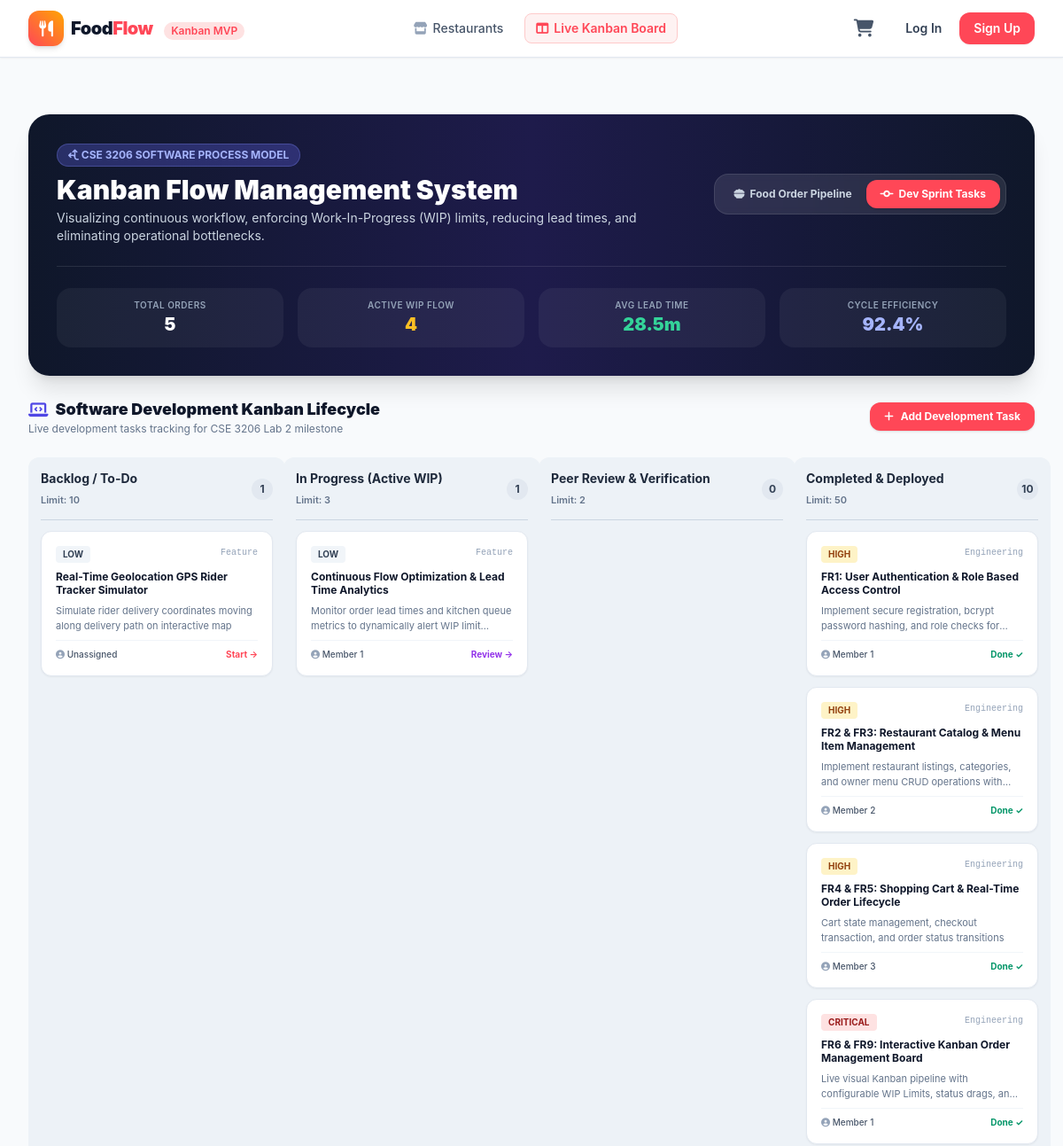
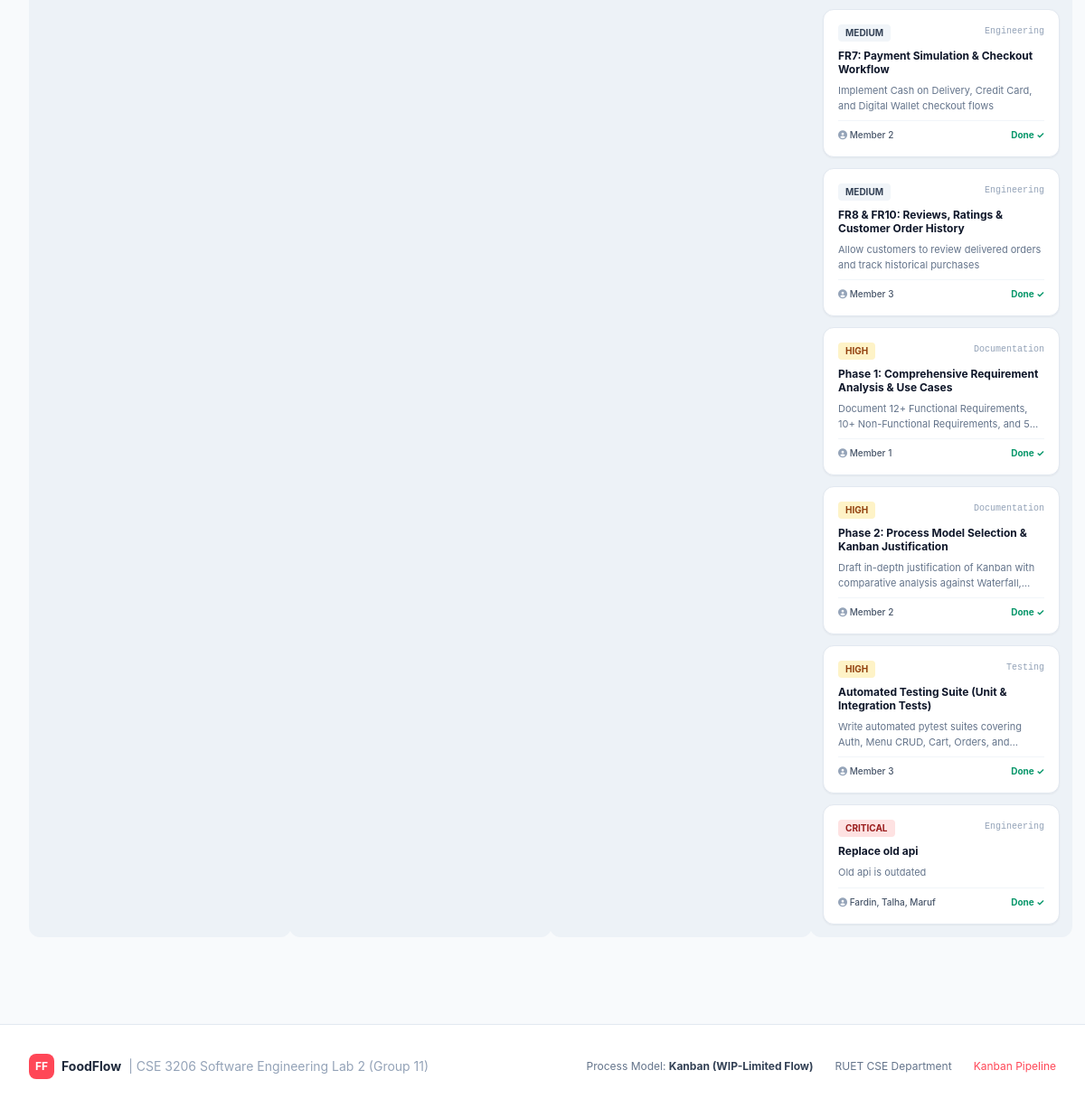
Page /kanban/?view=dev on the committed database (2 pictures, top to bottom).
### tables this page shows
CREATE TABLE kanban_tasks (
    id INTEGER PRIMARY KEY AUTOINCREMENT,
    title TEXT NOT NULL,
    description TEXT,
    category TEXT NOT NULL,
    priority TEXT NOT NULL CHECK(priority IN ('low', 'medium', 'high', 'critical')),
    column_name TEXT NOT NULL CHECK(column_name IN ('backlog', 'in_progress', 'review', 'done')),
    assignee TEXT,
    lead_time_hours REAL DEFAULT 0.0,
    created_at TIMESTAMP DEFAULT CURRENT_TIMESTAMP,
    updated_at TIMESTAMP DEFAULT CURRENT_TIMESTAMP
);

### src/routes/kanban_routes.py (the view)
@kanban_bp.route('', methods=['GET'])
@kanban_bp.route('/', methods=['GET'])
def board():
    view_type = request.args.get('view', 'orders') # 'orders' or 'dev'
    order_columns = KanbanService.get_order_kanban_board()
    dev_columns = KanbanService.get_dev_kanban_board()
    metrics = KanbanService.get_analytics_summary()
    wip_limits = KanbanService.get_wip_limits()
    return render_template('kanban/board.html',
                           view_type=view_type,
                           order_columns=order_columns,
                           dev_columns=dev_columns,
                           metrics=metrics,
                           wip_limits=wip_limits)

### src/templates/kanban/board.html (shortened to what this page needs)
{% extends "base.html" %}
{% block content %}
<div class="space-y-6 my-6">
    <div class="bg-gradient-to-r from-slate-900 via-indigo-950 to-slate-900 text-white p-6 md:p-8 rounded-3xl shadow-xl">
        <div class="flex flex-wrap items-center justify-between gap-4">
            <div>
                <span class="px-3 py-1 bg-indigo-500/30 text-indigo-300 text-xs font-bold rounded-full uppercase border border-indigo-400/30 inline-block mb-2">
                    <i class="fa-solid fa-arrows-split-up-and-left"></i> CSE 3206 Software Process Model
                </span>
                <h1 class="text-2xl md:text-3xl font-black">Kanban Flow Management System</h1>
                <p class="text-slate-300 text-xs md:text-sm mt-1 max-w-2xl">
                    Visualizing continuous workflow, enforcing Work-In-Progress (WIP) limits, reducing lead times, and eliminating operational bottlenecks.
                </p>
            </div>
            <div class="flex items-center bg-white/10 p-1.5 rounded-2xl backdrop-blur-sm border border-white/10 text-xs font-bold">
                <a href="{{ url_for('kanban.board', view='orders') }}"
                   class="px-4 py-2 rounded-xl transition flex items-center gap-1.5 {{ 'bg-primary text-white shadow' if view_type == 'orders' else 'text-slate-300 hover:text-white' }}">
                    <i class="fa-solid fa-bowl-food"></i> Food Order Pipeline
                </a>
                <a href="{{ url_for('kanban.board', view='dev') }}"
                   class="px-4 py-2 rounded-xl transition flex items-center gap-1.5 {{ 'bg-primary text-white shadow' if view_type == 'dev' else 'text-slate-300 hover:text-white' }}">
                    <i class="fa-solid fa-code-commit"></i> Dev Sprint Tasks
                </a>
            </div>
        </div>
        <div class="mt-6 pt-6 border-t border-white/10 grid grid-cols-2 md:grid-cols-4 gap-4 text-center">
            <div class="p-3 bg-white/5 rounded-2xl">
                <span class="text-[10px] uppercase tracking-wider text-slate-400 font-semibold block">Total Orders</span>
                <span class="text-xl font-black text-white">{{ metrics.total_orders }}</span>
            </div>
            <div class="p-3 bg-white/5 rounded-2xl">
                <span class="text-[10px] uppercase tracking-wider text-slate-400 font-semibold block">Active WIP Flow</span>
                <span class="text-xl font-black text-amber-400">{{ metrics.active_wip_orders }}</span>
            </div>
            <div class="p-3 bg-white/5 rounded-2xl">
                <span class="text-[10px] uppercase tracking-wider text-slate-400 font-semibold block">Avg Lead Time</span>
                <span class="text-xl font-black text-emerald-400">{{ metrics.avg_lead_time_minutes }}m</span>
            </div>
            <div class="p-3 bg-white/5 rounded-2xl">
                <span class="text-[10px] uppercase tracking-wider text-slate-400 font-semibold block">Cycle Efficiency</span>
                <span class="text-xl font-black text-indigo-300">92.4%</span>
            </div>
        </div>
    </div>
    {% if view_type == 'orders' %}
        <div class="flex items-center justify-between">
            <h2 class="text-lg font-black text-slate-900 flex items-center gap-2">
                <i class="fa-solid fa-kitchen-set text-primary"></i> Live Order Fulfillment Pipeline
            </h2>
            <button onclick="openModal('wipModal')" class="text-xs font-bold text-slate-600 hover:text-primary bg-white px-3.5 py-2 rounded-xl border border-slate-200 shadow-sm flex items-center gap-1.5">
                <i class="fa-solid fa-sliders"></i> Configure WIP Limits
            </button>
        </div>
        <div class="flex gap-4 overflow-x-auto pb-6 scrollbar-none">
            {% for col_key, col in order_columns.items() %}
                <div class="kanban-column flex-1 min-w-[280px] {{ 'wip-exceeded' if col.exceeded }}">
                    <div class="flex items-center justify-between pb-3 mb-3 border-b border-slate-300">
                        <div>
                            <h3 class="font-bold text-slate-800 text-sm">{{ col.name }}</h3>
                            <span class="text-[11px] text-slate-500 font-semibold">
                                WIP: {{ col.orders|length }} / Limit: {{ col.wip_limit }}
                            </span>
                        </div>
                        {% if col.exceeded %}
                            <span class="px-2 py-0.5 bg-red-600 text-white font-bold text-[10px] rounded-md animate-pulse">
                                WIP EXCEEDED!
                            </span>
                        {% else %}
                            <span class="w-6 h-6 rounded-full bg-slate-200 text-slate-700 font-bold text-xs flex items-center justify-center">
                                {{ col.orders|length }}
                            </span>
                        {% endif %}
                    </div>
                    <div class="space-y-3 min-h-[350px]">
                        {% for order in col.orders %}
                            <div class="kanban-card status-{{ order.status }}">
                                <div class="flex justify-between items-start mb-1.5">
                                    <span class="font-black text-slate-900 text-xs">#{{ order.order_number }}</span>
                                    <span class="font-bold text-xs text-slate-800">${{ "%.2f"|format(order.total_amount) }}</span>
                                </div>
                                <p class="text-xs font-semibold text-slate-700">{{ order.restaurant_name }}</p>
                                <p class="text-[11px] text-slate-400"><i class="fa-solid fa-user"></i> {{ order.customer_name }}</p>
                                <div class="my-2 py-1.5 border-t border-b border-slate-100 text-[11px] text-slate-500">
                                    {% for it in order.items %}
                                        <div class="truncate">{{ it.quantity }}x {{ it.item_name }}</div>
                                    {% endfor %}
                                </div>
                                <div class="flex items-center justify-between pt-1">
                                    <span class="text-[10px] text-slate-400">
                                        <i class="fa-solid fa-clock"></i> {{ order.placed_at[-8:-3] if order.placed_at else '' }}
                                    </span>
                                    {% if order.status == 'placed' %}
                                        <form method="POST" action="{{ url_for('kanban.move_order') }}">
                                            <input type="hidden" name="order_id" value="{{ order.id }}">
                                            <input type="hidden" name="target_status" value="preparing">
                                            <button type="submit" class="px-2.5 py-1 bg-amber-500 hover:bg-amber-600 text-white font-bold text-[10px] rounded-lg shadow-sm">
                                                Start Prep →
                                            </button>
                                        </form>
                                    {% elif order.status == 'preparing' %}
                                        <form method="POST" action="{{ url_for('kanban.move_order') }}">
                                            <input type="hidden" name="order_id" value="{{ order.id }}">
                                            <input type="hidden" name="target_status" value="ready">
                                            <button type="submit" class="px-2.5 py-1 bg-purple-600 hover:bg-purple-700 text-white font-bold text-[10px] rounded-lg shadow-sm">
                                                Mark Ready →
                                            </button>
                                        </form>
                                    {% elif order.status == 'ready' %}
                                        <form method="POST" action="{{ url_for('kanban.move_order') }}">
                                            <input type="hidden" name="order_id" value="{{ order.id }}">
                                            <input type="hidden" name="target_status" value="in_transit">
                                            <button type="submit" class="px-2.5 py-1 bg-blue-600 hover:bg-blue-700 text-white font-bold text-[10px] rounded-lg shadow-sm">
                                                Dispatch →
                                            </button>
                                        </form>
                                    {% elif order.status == 'in_transit' %}
                                        <form method="POST" action="{{ url_for('kanban.move_order') }}">
                                            <input type="hidden" name="order_id" value="{{ order.id }}">
                                            <input type="hidden" name="target_status" value="delivered">
                                            <button type="submit" class="px-2.5 py-1 bg-emerald-600 hover:bg-emerald-700 text-white font-bold text-[10px] rounded-lg shadow-sm">
                                                Complete ✓
                                            </button>
                                        </form>
                                    {% else %}
                                        <span class="text-[10px] text-emerald-600 font-bold">Done ✓</span>
                                    {% endif %}
                                </div>
                            </div>
                        {% endfor %}
                        {% if not col.orders %}
                            <div class="text-center py-8 text-slate-400 text-xs">
                                <em>No items in this column</em>
                            </div>
                        {% endif %}
                    </div>
                </div>
            {% endfor %}
        </div>
    {% else %}
        <div class="flex items-center justify-between">
            <div>
                <h2 class="text-lg font-black text-slate-900 flex items-center gap-2">
                    <i class="fa-solid fa-laptop-code text-indigo-600"></i> Software Development Kanban Lifecycle
                </h2>
                <p class="text-xs text-slate-500">Live development tasks tracking for CSE 3206 Lab 2 milestone</p>
            </div>
            <button onclick="openModal('addDevModal')" class="px-4 py-2 bg-primary hover:bg-primary-dark text-white font-bold text-xs rounded-xl shadow transition flex items-center gap-2">
                <i class="fa-solid fa-plus"></i> Add Development Task
            </button>
        </div>
        <div class="grid grid-cols-1 md:grid-cols-4 gap-4">
            {% for col_key, col in dev_columns.items() %}
                <div class="kanban-column {{ 'wip-exceeded' if col.exceeded }}">
                    <div class="flex items-center justify-between pb-3 mb-3 border-b border-slate-300">
                        <div>
                            <h3 class="font-bold text-slate-800 text-sm">{{ col.name }}</h3>
                            <span class="text-[11px] text-slate-500 font-semibold">Limit: {{ col.wip_limit }}</span>
                        </div>
                        <span class="w-6 h-6 rounded-full bg-slate-200 text-slate-700 font-bold text-xs flex items-center justify-center">
                            {{ col.tasks|length }}
                        </span>
                    </div>
                    <div class="space-y-3">
                        {% for task in col.tasks %}
                            <div class="bg-white p-4 rounded-xl border border-slate-200 shadow-sm space-y-2">
                                <div class="flex justify-between items-start">
                                    <span class="px-2 py-0.5 rounded text-[10px] font-bold uppercase
                                        {{ 'bg-red-100 text-red-800' if task.priority == 'critical' else ('bg-amber-100 text-amber-800' if task.priority == 'high' else 'bg-slate-100 text-slate-700') }}">
                                        {{ task.priority }}
                                    </span>
                                    <span class="text-[10px] text-slate-400 font-mono">{{ task.category }}</span>
                                </div>
                                <h4 class="font-bold text-slate-900 text-xs leading-tight">{{ task.title }}</h4>
                                <p class="text-[11px] text-slate-500 line-clamp-2">{{ task.description }}</p>
                                <div class="pt-2 border-t border-slate-100 flex items-center justify-between text-[10px]">
                                    <span class="text-slate-600 font-medium"><i class="fa-solid fa-user-circle text-slate-400"></i> {{ task.assignee }}</span>
                                    <form method="POST" action="{{ url_for('kanban.move_dev_task') }}" class="flex gap-1">
                                        {% if task.column_name == 'backlog' %}
                                            <button type="submit" class="text-primary hover:underline font-bold">Start →</button>
                                        {% elif task.column_name == 'in_progress' %}
                                            <button type="submit" class="text-purple-600 hover:underline font-bold">Review →</button>
                                        {% elif task.column_name == 'review' %}
                                            <input type="hidden" name="target_column" value="done">
                                            <button type="submit" class="text-emerald-600 hover:underline font-bold">Approve ✓</button>
                                        {% else %}
                                            <span class="text-emerald-600 font-bold">Done ✓</span>
                                        {% endif %}
                                    </form>
                                </div>
                            </div>
                        {% endfor %}
                    </div>
                </div>
            {% endfor %}
        </div>
    {% endif %}
</div>
{% endblock %}

### rows in the picture
kanban_tasks: priority "LOW", category "Feature", title "Real-Time Geolocation GPS Rider Tracker Simulator", description "Simulate rider delivery coordinates moving along delivery path on interactive map", assignee "Unassigned", column_name "Start →"
kanban_tasks: priority "LOW", category "Feature", title "Continuous Flow Optimization & Lead Time Analytics", description "Monitor order lead times and kitchen queue metrics to dynamically alert WIP…", assignee "Member 1", column_name "Review →"
kanban_tasks: priority "HIGH", category "Engineering", title "FR1: User Authentication & Role Based Access Control", description "Implement secure registration, bcrypt password hashing, and role checks…", assignee "Member 1", column_name "Done ✓"
kanban_tasks: priority "HIGH", category "Engineering", title "FR2 & FR3: Restaurant Catalog & Menu Item Management", description "Implement restaurant listings, categories, and owner menu CRUD operations…", assignee "Member 2", column_name "Done ✓"
kanban_tasks: priority "HIGH", category "Engineering", title "FR4 & FR5: Shopping Cart & Real-Time Order Lifecycle", description "Cart state management, checkout transaction, and order status transitions", assignee "Member 3", column_name "Done ✓"
kanban_tasks: priority "CRITICAL", category "Engineering", title "FR6 & FR9: Interactive Kanban Order Management Board", description "Live visual Kanban pipeline with configurable WIP Limits, status drags,…", assignee "Member 1", column_name "Done ✓"
kanban_tasks: priority "MEDIUM", category "Engineering", title "FR7: Payment Simulation & Checkout Workflow", description "Implement Cash on Delivery, Credit Card, and Digital Wallet checkout flows", assignee "Member 2", column_name "Done ✓"
kanban_tasks: priority "MEDIUM", category "Engineering", title "FR8 & FR10: Reviews, Ratings & Customer Order History", description "Allow customers to review delivered orders and track historical purchases", assignee "Member 3", column_name "Done ✓"
kanban_tasks: priority "HIGH", category "Documentation", title "Phase 1: Comprehensive Requirement Analysis & Use Cases", description "Document 12+ Functional Requirements, 10+ Non-Functional Requirements, and…", assignee "Member 1", column_name "Done ✓"
kanban_tasks: priority "HIGH", category "Documentation", title "Phase 2: Process Model Selection & Kanban Justification", description "Draft in-depth justification of Kanban with comparative analysis against…", assignee "Member 2", column_name "Done ✓"
kanban_tasks: priority "HIGH", category "Testing", title "Automated Testing Suite (Unit & Integration Tests)", description "Write automated pytest suites covering Auth, Menu CRUD, Cart, Orders,…", assignee "Member 3", column_name "Done ✓"
kanban_tasks: priority "CRITICAL", category "Engineering", title "Replace old api", description "Old api is outdated", assignee "Fardin, Talha, Maruf", column_name "Done ✓"

### other values in the picture
{{ metrics.total_orders }} "5"
{{ metrics.active_wip_orders }} "4"
{{ metrics.avg_lead_time_minutes }} "28.5"
{{ col.name }} "Backlog / To-Do" "In Progress (Active WIP)" "Peer Review & Verification" "Completed & Deployed"
{{ col.wip_limit }} "10" "3" "2" "50"
{{ col.tasks|length }} "1" "1" "0" "10"
